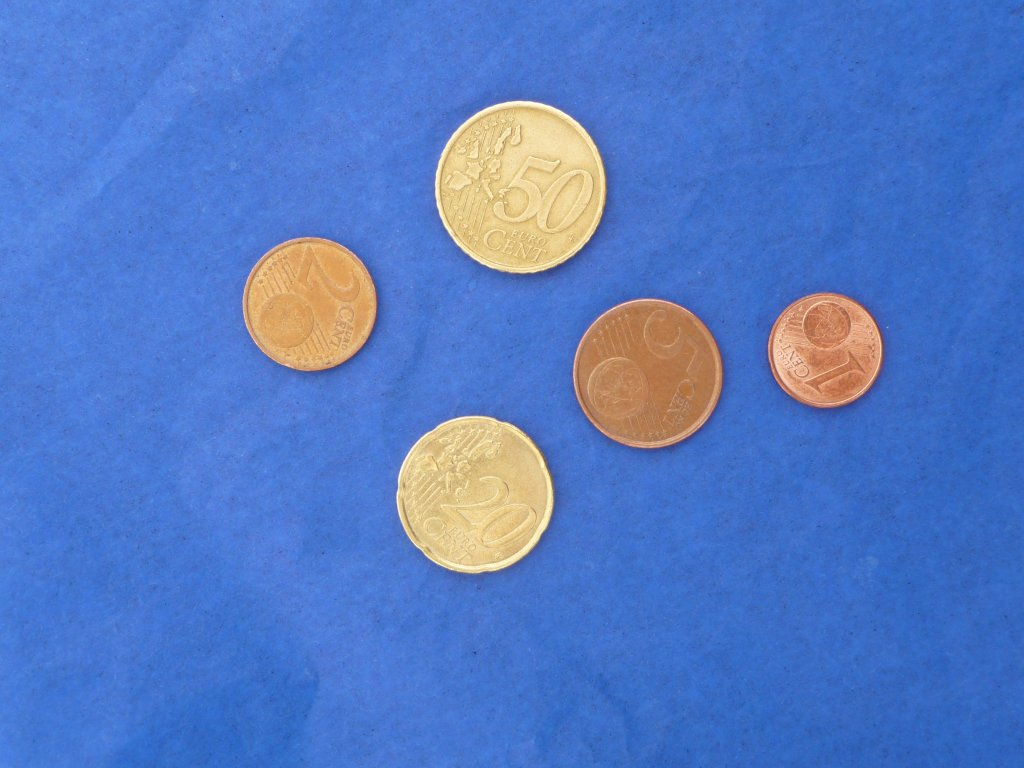
#> input picture EuroCoins/img/img3.jpg, 1024 x 768 px
$ python EuroCoins.py
#> lines starting #> are read from the running program, lines starting #| are printed output that depends on the picture; after the words box and inside, x2 and y2 are one past the last pixel; in counts of white or black regions, pixels touching at a corner belong together
# -*- coding: utf-8 -*-
"""
Created on Tue Oct 13 11:32:33 2020

@author: Yebroni
"""
import numpy as np
import cv2
import matplotlib.pyplot as plt


fileDir = "img/"
fileName = "img3.jpg"
#funciona em todas

src = cv2.imread(fileDir+fileName)
#> src is the input picture: shape (768, 1024, 3); mean B, G, R 196.7, 122.1, 84.3
#srcGray = cv2.cvtColor(src, cv2.COLOR_BGR2GRAY)
srcGray = src[:,:,2]          # 0 e blue, 1 e greeen, 2 e red
thres, bw = cv2.threshold(srcGray, 150, 250, cv2.THRESH_OTSU)
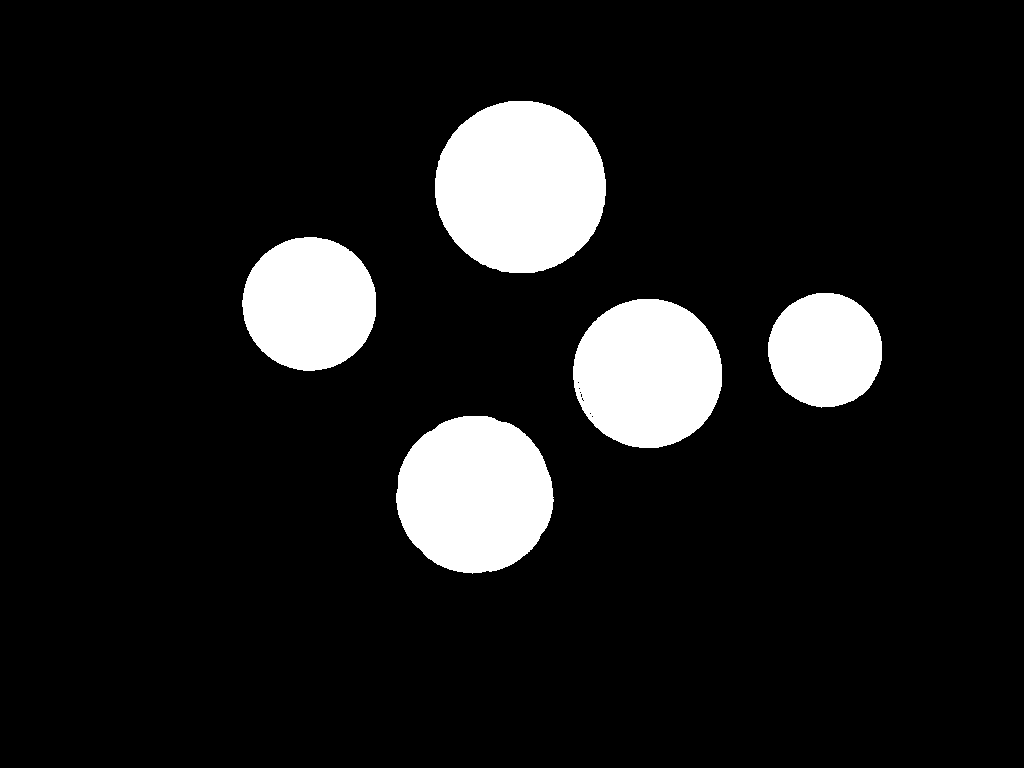
#> bw: shape (768, 1024); values 0 (black) and 250 (white), 10.7% white; 5 white regions, box (x1, y1, x2, y2) and area: (435, 101, 606, 273) 23252, (396, 416, 554, 574) 19400, (573, 299, 722, 448) 17484, (242, 237, 376, 371) 14101, (768, 293, 882, 408) 10288
#> thres = 142
print(thres)
#| 142.0

cv2.imshow('1-Original', src)
#cv2.imshow('2-Gray Image', srcGray)
#cv2.imshow('3-Binary', bw)

#ver o hist da figura para saber o threshold
nbins = 256
v_range = [0, 255]
hist = cv2.calcHist( [srcGray], [0], None, [nbins], v_range )
#> hist = 256 values, max 23679 at index 77, min 0 at index 0, mean 3066.4
ind = np.arange(nbins)
width = 0.35
p1 = plt.bar(ind, np.squeeze(hist), width, color='r')
#> p1 = 256 items
plt.show()
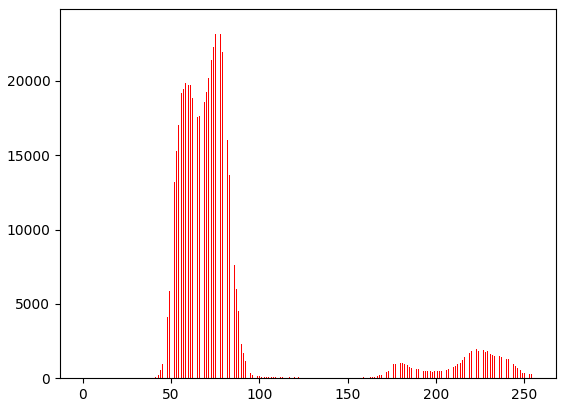
#> figure drawn by matplotlib, 1 panel; tallest bar 23679 high, from x = 76.83 to 77.17

# Melhoramento da imagem (4)
strElem = cv2.getStructuringElement(cv2.MORPH_ELLIPSE, (10,10)) #aqui é 10,10 para separar os contornos mais juntos
# bw1 = cv2.morphologyEx(bw, cv2.MORPH_DILATE , strElem)
bw1 = cv2.erode(bw, strElem)
#> bw1: shape (768, 1024); values 0 (black) and 250 (white), 9.3% white; 5 white regions
# [12 lines of commented-out code are left out]
contours, hierarchy = cv2.findContours(bw1, cv2.RETR_CCOMP , cv2.CHAIN_APPROX_SIMPLE)  #RETR_CCOMP para ter a hierarquia
#> contours = 5 contours; box (x1, y1, x2, y2) and area: (440, 106, 602, 269) 20443, (401, 421, 549, 569) 16826, (578, 304, 718, 444) 14884, (247, 242, 372, 367) 11930, (773, 298, 878, 403) 8448
img_contours = np.zeros(src.shape)
cv2.drawContours(img_contours, contours, -1, (128,0,0), 1)
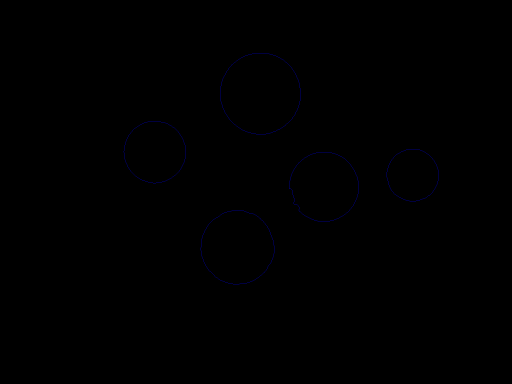
#> img_contours: shape (768, 1024, 3) float64 (shown at 1/2 size); mean of channels 0, 1, 2 0.3, 0, 0; drawn as B, G, R
#cv2.imshow('contornos!', img_contours )

# print(type(hierarchy))
print(hierarchy)
#| [[[ 1 -1 -1 -1]
#|   [ 2  0 -1 -1]
#|   [ 3  1 -1 -1]
#|   [ 4  2 -1 -1]
#|   [-1  3 -1 -1]]]

#Filtrar o objecto vermelho. So ponho na lista contornos válidos que não tenham filhos !
i = 0
validContors = []
for x in hierarchy:
    while(i != (len(x)) ):
        #este if em baixo é no caso de o contorno ter 0 filhos!
        if( x[i,2] == -1):
            #so adiciono a lista se nao tiver filho! (so a posicao[2] tiver a -1)
            validContors.append(contours[i])
        #neste caso, o contorno tem filhos, mas se tiver 2 ou mais SEGUIDOS, ja o posso voltar a por dentro da lista
        elif ( (i+2<(len(x)-1)) and x[i+1,3] == x[i+2,3] ):
            #se, dois contornos a frente deste, tiverem o mesmo pai, então tambem adiciono
            validContors.append(contours[i])
        i = i + 1
#> this loop made 1 pass
#> after the loop, i = 5; validContors has the same summary as contours


#agora vou detectar as diferentes FORMAS pela área
total = 0
for cnt in validContors:
    area = cv2.contourArea(cnt)
    if area > 1:
        #continue
        M = cv2.moments(cnt)
        if M != None:
            #calculo dos centroides!
            cX = int(M["m10"] / M["m00"])
            cY = int(M["m01"] / M["m00"])
            	# draw the contour and center of the shape on the image
            # cv2.drawContours(img_contours, [cnt], -1, (0, 255, 0), 2)
            # cv2.circle(img_contours, (cX, cY), 7, (255, 255, 255), -1)
            areaCurrentCnt = cv2.contourArea(cnt)
            # print(areaCurrentCnt)
            #antes de testar preciso de verificar que o contorno é circular!

            #agora vou filtrar os contornos por circularidade!
            perimeter = cv2.arcLength(cnt, True)
            area = cv2.contourArea(cnt)
            circularity = 4*np.pi*(area/(perimeter*perimeter))
            # circularity = (perimeter*perimeter)/area          ## como o professor deu na aula!
            # print (circularity)
            if 0.6 < circularity < 1.2:
                    areaCurrentCnt = cv2.contourArea(cnt)
                    # print(areaCurrentCnt)
                    if areaCurrentCnt > 19000 and areaCurrentCnt < 21000:
                        cv2.putText(src, "50 Centimos", (cX - 20, cY - 20), cv2.FONT_HERSHEY_SIMPLEX, 0.5, (0, 255, 0), 2)
                        total += 0.50
                    elif areaCurrentCnt > 12500 and areaCurrentCnt < 13500:
                        cv2.putText(src, "10 Centimos", (cX - 20, cY - 20), cv2.FONT_HERSHEY_SIMPLEX, 0.5, (0, 255, 0), 2)
                        total += 0.10
                    elif areaCurrentCnt > 16500 and areaCurrentCnt < 17500:
                        cv2.putText(src, "20 Centimos", (cX - 20, cY - 20), cv2.FONT_HERSHEY_SIMPLEX, 0.5, (0, 255, 0), 2)
                        total += 0.20
                    elif areaCurrentCnt > 11500 and areaCurrentCnt < 12500:
                        cv2.putText(src, "2 Centimos", (cX - 20, cY - 20), cv2.FONT_HERSHEY_SIMPLEX, 0.5, (0, 255, 0), 2)
                        total += 0.02
                    elif areaCurrentCnt > 18000 and areaCurrentCnt < 19000:
                        cv2.putText(src, "1 Euro", (cX - 20, cY - 20), cv2.FONT_HERSHEY_SIMPLEX, 0.5, (0, 255, 0), 2)
                        total += 1.0
                    elif areaCurrentCnt > 8000 and areaCurrentCnt < 9000:
                        cv2.putText(src, "1 Centimo", (cX - 20, cY - 20), cv2.FONT_HERSHEY_SIMPLEX, 0.5, (0, 255, 0), 2)
                        total += 0.01
                    elif areaCurrentCnt > 14500 and areaCurrentCnt < 15500:
                        cv2.putText(src, "5 Centimos", (cX - 20, cY - 20), cv2.FONT_HERSHEY_SIMPLEX, 0.5, (0, 255, 0), 2)
                        total += 0.05
                    elif areaCurrentCnt > 2100 and areaCurrentCnt < 2200:
                        cv2.putText(src, "2 Euros", (cX - 20, cY - 20), cv2.FONT_HERSHEY_SIMPLEX, 0.5, (0, 255, 0), 2)
                        total += 2.0
#> this loop made 5 passes
#> (cX, cY, perimeter, circularity, total) on passes 1 to 5: (474, 494, 487.8, 0.888, 0.2), (648, 372, 467.7, 0.855, 0.25), (825, 349, 345.1, 0.891, 0.26), (309, 303, 409.9, 0.892, 0.28), (520, 186, 535.9, 0.895, 0.78)
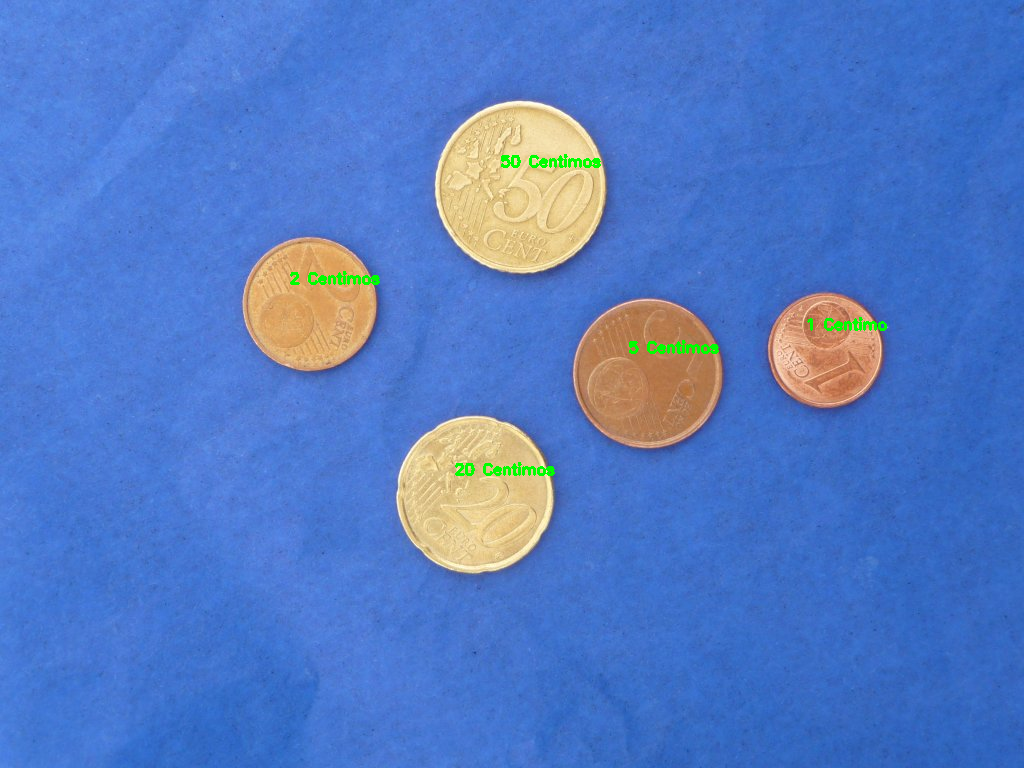
#> src: shape (768, 1024, 3); 0.39% of pixels changed, all inside (x1, y1, x2, y2) = (290, 154, 887, 476)
#> after the loop, M = moments, m00 20443, centre m10/m00, m01/m00 = (520.4, 186.6); areaCurrentCnt = 20443; cX = 520; cY = 186; circularity = 0.895; perimeter = 535.9; total = 0.78
            # # aqui em baixo percorro o array de formas circulares e vou identifica-las por area!
            # if areaCurrentCnt > 22100:
            #     cv2.putText(src, "50 Centimos", (cX - 20, cY - 20), cv2.FONT_HERSHEY_SIMPLEX, 0.5, (255, 255, 255), 2)

        # cv2.putText(img_contours, "center", (cX - 20, cY - 20),
        # 		cv2.FONT_HERSHEY_SIMPLEX, 0.5, (255, 255, 255), 2)
totalStringForm = str(round(total,2))
#> totalStringForm = '0.78'
cv2.putText(src, "Total: " + totalStringForm, (10, 20), cv2.FONT_HERSHEY_SIMPLEX, 0.5, (0, 255, 0), 2)
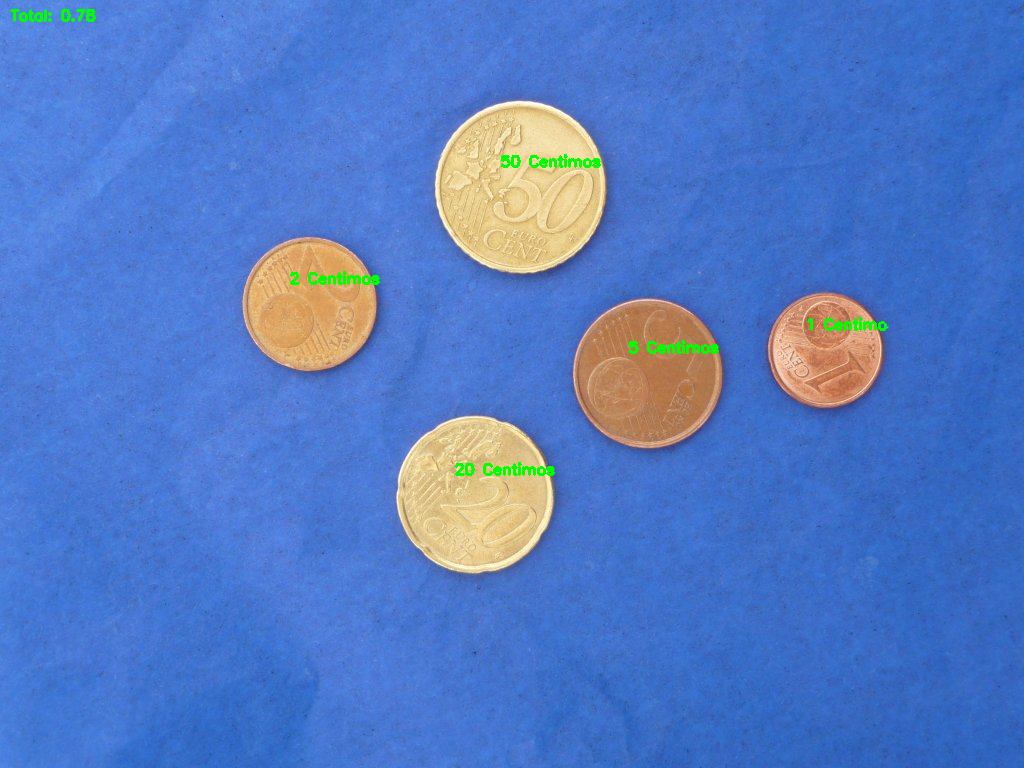
#> src: shape (768, 1024, 3); 0.07% of pixels changed, all inside (x1, y1, x2, y2) = (10, 9, 96, 22)
cv2.imshow('contornos! Final', src )


cv2.waitKey(0)
cv2.destroyAllWindows()

$ run again, with EuroCoins/img/img1.jpg copied over EuroCoins/img/img3.jpg
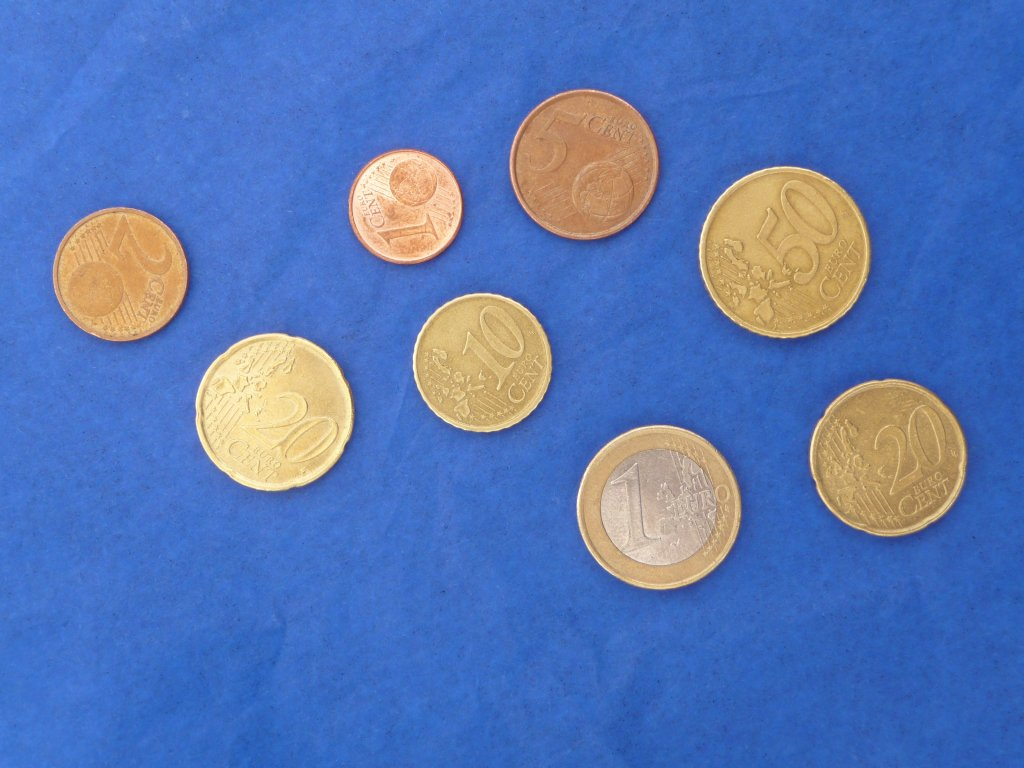
#> input picture EuroCoins/img/img1.jpg, 1024 x 768 px
#> src is the input picture: shape (768, 1024, 3); mean B, G, R 181, 118.8, 87.8
#> `thres, bw = cv2.threshold(srcGray, 150, 250, cv2.THRESH_OTSU)`:
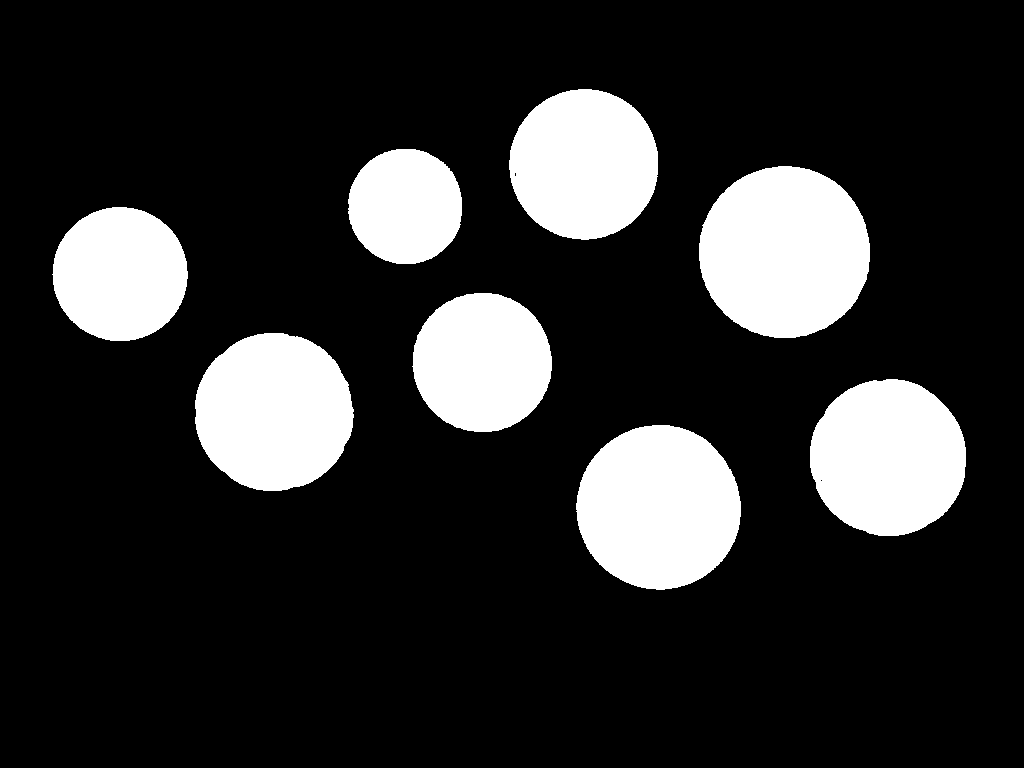
#> bw: shape (768, 1024); values 0 (black) and 250 (white), 17.9% white; 8 white regions, largest, box (x1, y1, x2, y2) and area: (699, 166, 870, 338) 23164, (576, 425, 741, 590) 21225, (195, 333, 354, 491) 19700
#> thres = 134
#| 134.0
#> hist = 256 values, max 21258 at index 50, min 0 at index 0, mean 3059
#> p1 = 256 items
#> bw1: shape (768, 1024); values 0 (black) and 250 (white), 15.6% white; 8 white regions
#> contours = 8 contours; box (x1, y1, x2, y2) and area: (704, 171, 866, 334) 20354, (581, 430, 737, 586) 18530, (200, 338, 349, 487) 17104, (815, 384, 962, 532) 16670, (514, 94, 654, 236) 15169, (418, 298, 548, 428) 12999, (58, 212, 184, 337) 12075, (353, 154, 458, 260) 8566
#| [[[ 1 -1 -1 -1]
#|   [ 2  0 -1 -1]
#|   [ 3  1 -1 -1]
#|   [ 4  2 -1 -1]
#|   [ 5  3 -1 -1]
#|   [ 6  4 -1 -1]
#> (further printed lines are left out)
#> the loop `for x in hierarchy:` made 1 pass
#> after the loop `for x in hierarchy:`: i = 8; validContors has the same summary as contours
#> the loop `for cnt in validContors:` made 8 passes
#> (cX, cY, perimeter, circularity, total) on passes 1 to 8: (658, 507, 511.6, 0.89, 1), (888, 457, 496.3, 0.85, 1.2), (273, 411, 492.9, 0.885, 1.4), (482, 362, 427, 0.896, 1.5), (119, 273, 412.5, 0.892, 1.52), (784, 251, 535.9, 0.891, 2.02), (405, 206, 347.1, 0.893, 2.03), (584, 163, 470.4, 0.861, 2.08)
#> after the loop `for cnt in validContors:`: M = moments, m00 15169, centre m10/m00, m01/m00 = (584.1, 163.9); areaCurrentCnt = 15169; cX = 584; cY = 163; circularity = 0.861; perimeter = 470.4; total = 2.08
#> totalStringForm = '2.08'
#> `cv2.putText(src, "Total: " + totalStringForm, (10, 20), cv2.FONT_HERSH..`:
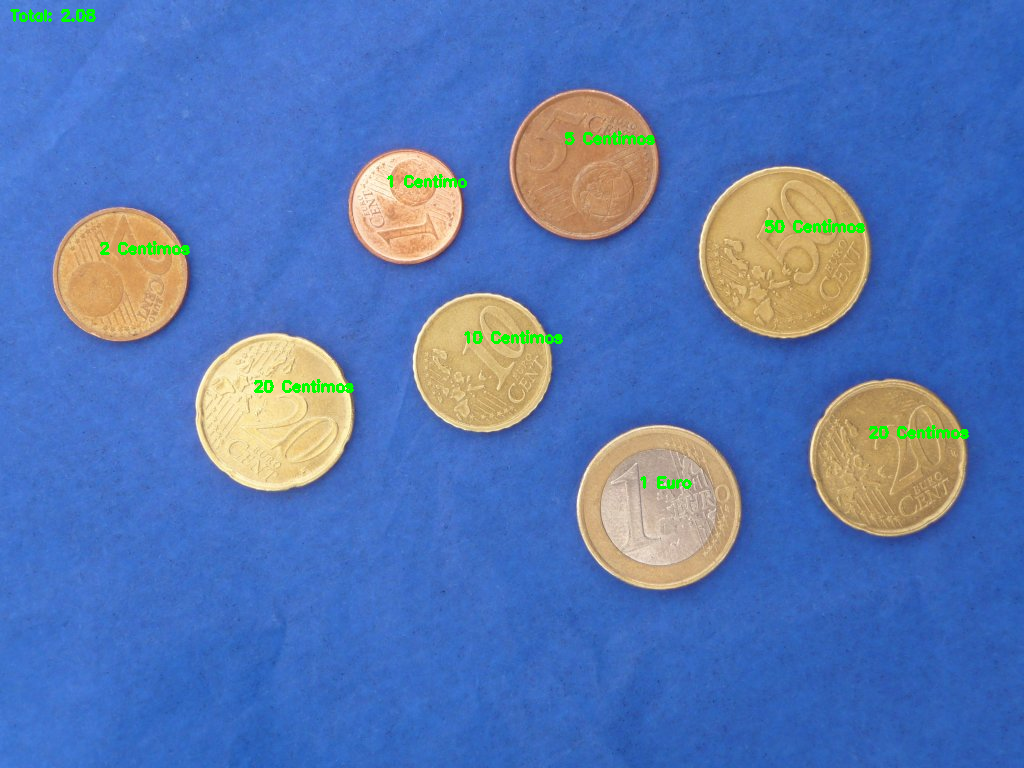
#> src: shape (768, 1024, 3); mean B, G, R 180.1, 119.4, 86.6
